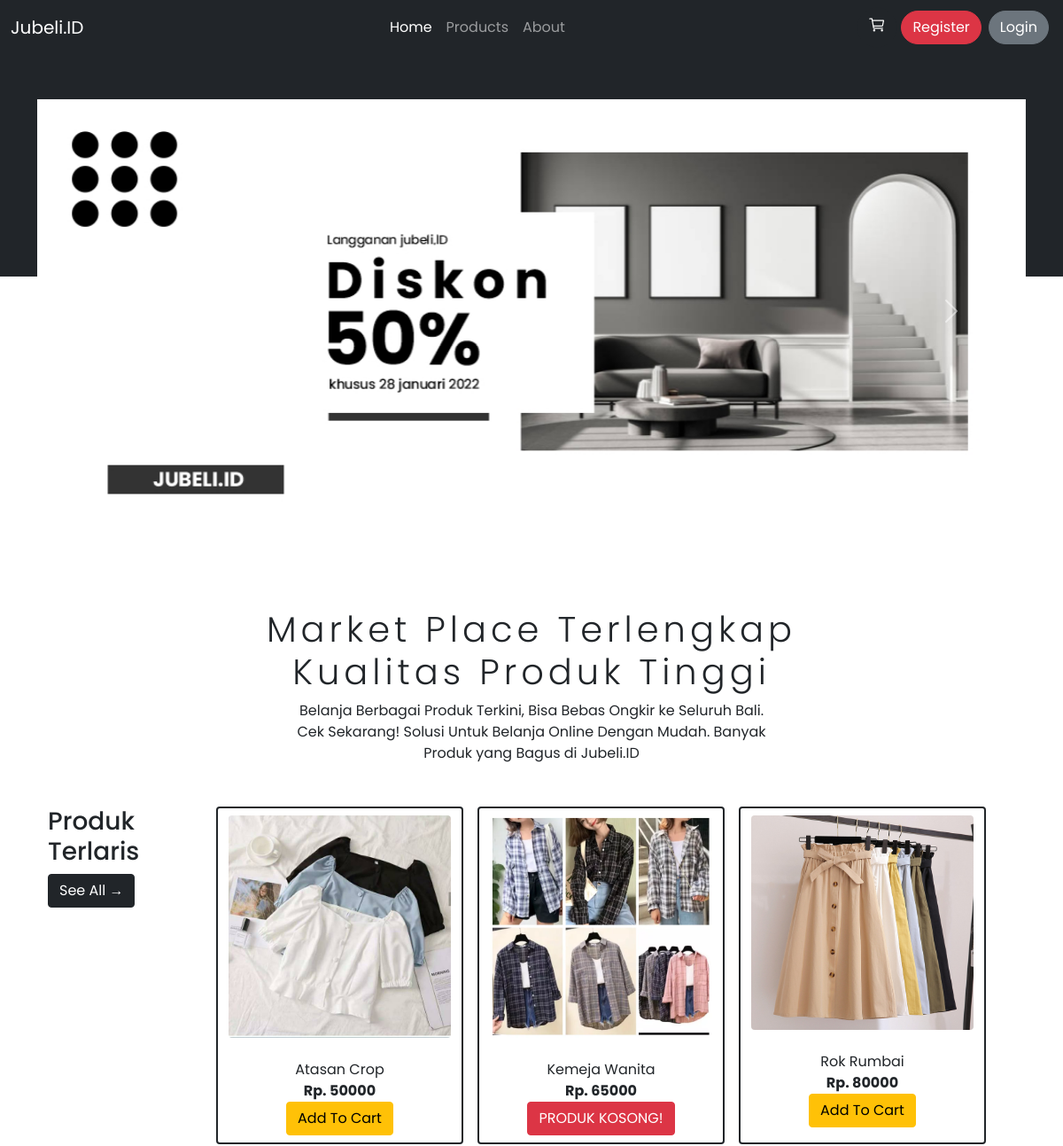
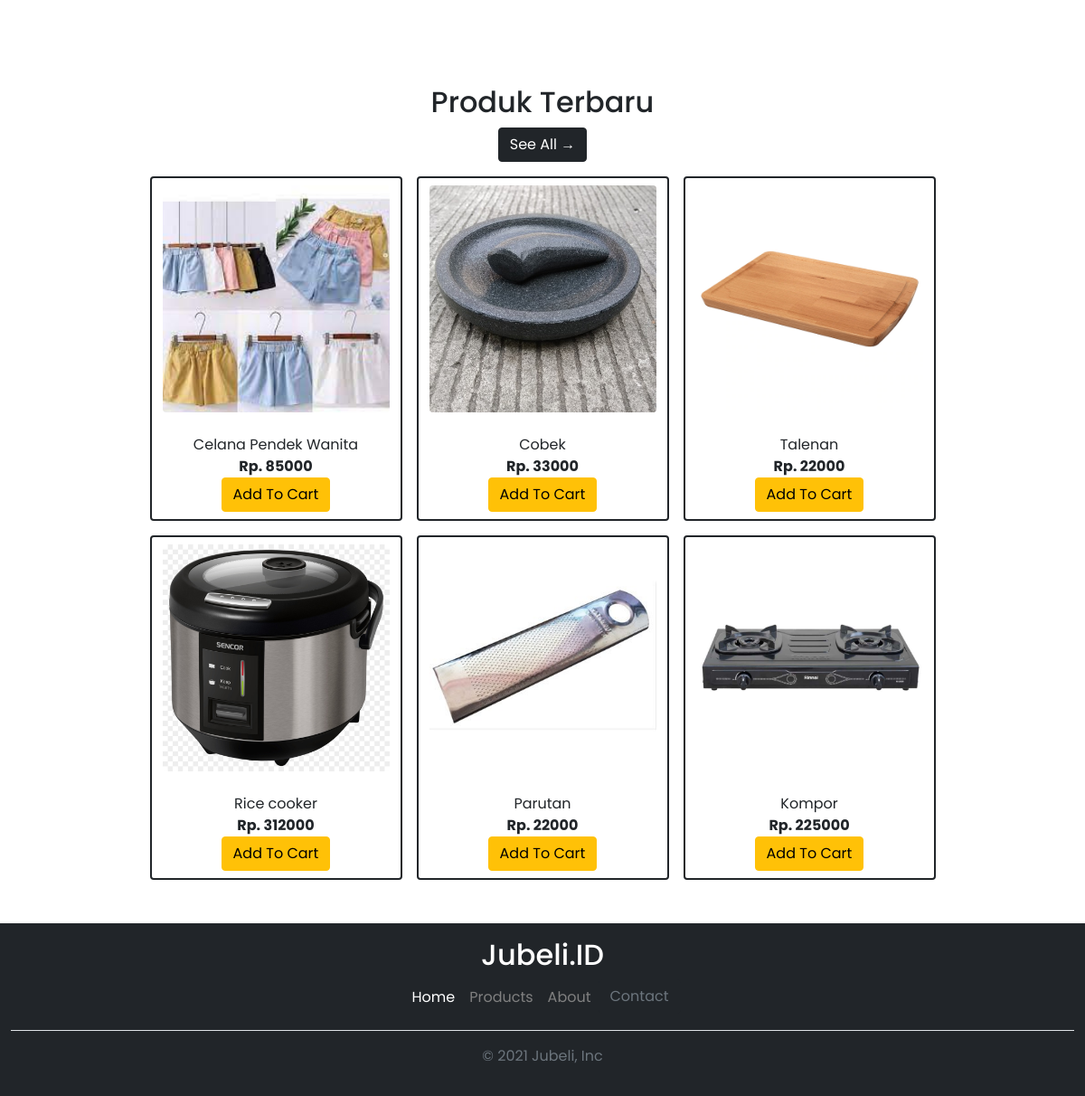
The page / on the database its author committed (2 pictures, top to bottom).
### tables this page shows
CREATE TABLE `products` (
  `product_id` int(11) NOT NULL,
  `product_code` varchar(20) NOT NULL,
  `product_name` varchar(100) NOT NULL,
  `product_price` int(11) NOT NULL,
  `category` varchar(50) NOT NULL,
  `stok` int(11) NOT NULL,
  `user_id` int(11) NOT NULL,
  `gambar` varchar(100) NOT NULL,
  `sold` int(11) NOT NULL DEFAULT 0,
  `deskripsi` text NOT NULL
);

### components/c_functions.php (called while the page is built, shortened)
<?php
$database = mysqli_connect("localhost", "root", "", "tokomedia3");
function getResult($query)
{
    global $database;
    $raw = mysqli_query($database, $query);
    $collection = [];
    while ($data = mysqli_fetch_assoc($raw)) {
        $collection[] = $data;
    }
    return $collection;
}

### pages/home/index.php (the view, shortened to what this page needs)
<?php
$newRelease = getResult("SELECT * FROM products ORDER BY product_id DESC LIMIT 6");
$bestSellers = getResult("SELECT * FROM products ORDER BY sold DESC LIMIT 3");
if (isset($_SESSION['loginData'])) {
    $infoUser = $_SESSION['loginData'];
} else $infoUser['user_id'] = 'none';
?>
<div class="container-lg pb-5">
    <div id="carouselExampleControls" class="carousel slide homeImage" data-bs-ride="carousel">
        <div class="carousel-inner">
            <div class="carousel-item active">
                <img src="./assets/img/homeBgr1.jpg" class="d-block w-100" alt="image1">
            </div>
        </div>
        <button class="carousel-control-prev" type="button" data-bs-target="#carouselExampleControls" data-bs-slide="prev">
            <span class="carousel-control-prev-icon" aria-hidden="true"></span>
        </button>
        <button class="carousel-control-next" type="button" data-bs-target="#carouselExampleControls" data-bs-slide="next">
            <span class="carousel-control-next-icon" aria-hidden="true"></span>
        </button>
    </div>
</div>
<div class="container-lg mt-5">
    <div class="container-lg text-center">
        <h1 style="letter-spacing: 5px;" class="homeH1">Market Place Terlengkap <br /> Kualitas Produk Tinggi</h1>
        <p class="homeP">Belanja Berbagai Produk Terkini, Bisa Bebas Ongkir ke Seluruh Bali. Cek Sekarang! Solusi Untuk Belanja Online Dengan Mudah. Banyak Produk yang Bagus di Jubeli.ID</p>
    </div>
    <div class="container-lg mt-5">
        <div class="row gap-3">
            <div class="col-sm col-lg-2">
                <h3>Produk Terlaris</h3>
                <a href="?page=products&tab=terlaris" class="btn btn-dark"> See All <span>&rarr;</span></a>
            </div>
            <?php foreach ($bestSellers as $data) : ?>
                <div class="col-sm col-lg-3 text-center border border-2 border-dark rounded pt-2 pb-2">
                    <a href="?page=detail&id=<?= $data['product_id'] ?>"><img src="./assets/img/<?= $data['gambar'] ?>" alt="" class="d-block w-100 rounded"></a>
                    <p class="mt-4 mb-0"><?= $data['product_name'] ?></p>
                    <p style="overflow: hidden;" class="mb-0"><b>Rp. <?= $data['product_price'] ?></b></p>
                    <button class="btn btn-danger <?= $class = $data['stok'] != 0 ? 'd-none' : NULL ?>" onclick="return alert('Produk Kosong!')">
                        PRODUK KOSONG!
                    </button>
                    <a class="btn btn-warning <?= $class = $data['stok'] == 0 ? 'd-none' : ($infoUser['user_id'] == $data['user_id'] ? 'd-none' : NULL) ?>" href="./process/add-cart.process.php?product_id=<?= $data['product_id'] ?>">Add To Cart</a>
                </div>
            <?php endforeach; ?>
        </div>
    </div>
    <div class="container-lg mt-5 pt-5">
        <div class="row gap-3 justify-content-center">
            <div class="col-sm col-lg-12 text-center">
                <h2>Produk Terbaru</h2>
                <a href="?page=products&tab=terbaru" class="btn btn-dark"> See All <span>&rarr;</span></a>
            </div>
            <?php foreach ($newRelease as $data) : ?>
                <div class="col-sm col-lg-3 text-center border border-2 border-dark rounded pt-2 pb-2">
                    <a href="?page=detail&id=<?= $data['product_id'] ?>"><img src="./assets/img/<?= $data['gambar'] ?>" alt="" class="d-block w-100 rounded"></a>
                    <p class="mt-4 mb-0"><?= $data['product_name'] ?></p>
                    <p style="overflow: hidden;" class="mb-0"><b>Rp. <?= $data['product_price'] ?></b></p>
                    <a class="btn btn-warning <?= $class = $data['stok'] == 0 ? 'd-none' : ($infoUser['user_id'] == $data['user_id'] ? 'd-none' : NULL )?>" href="./process/add-cart.process.php?product_id=<?= $data['product_id'] ?>">Add To Cart</a>
                </div>
            <?php endforeach; ?>
        </div>
    </div>
</div>

### assets/css/style.css (style rules this page uses)
body { font-family: "poppins", sans-serif; }
.homeImage { margin-top: -200px; border-radius: 10px; }
.homeH1 { font-weight: 300; }
.homeP { width: 50%; margin: auto; }

### rows shown on the page
products: gambar (picture), product_name "Atasan Crop", product_price "50000"
products: gambar (picture), product_name "Kemeja Wanita", product_price "65000"
products: gambar (picture), product_name "Rok Rumbai", product_price "80000"
products: gambar (picture), product_name "Celana Pendek Wanita", product_price "85000"
products: gambar (picture), product_name "Cobek", product_price "33000"
products: gambar (picture), product_name "Talenan", product_price "22000"
products: gambar (picture), product_name "Rice cooker", product_price "312000"
products: gambar (picture), product_name "Parutan", product_price "22000"
products: gambar (picture), product_name "Kompor", product_price "225000"
